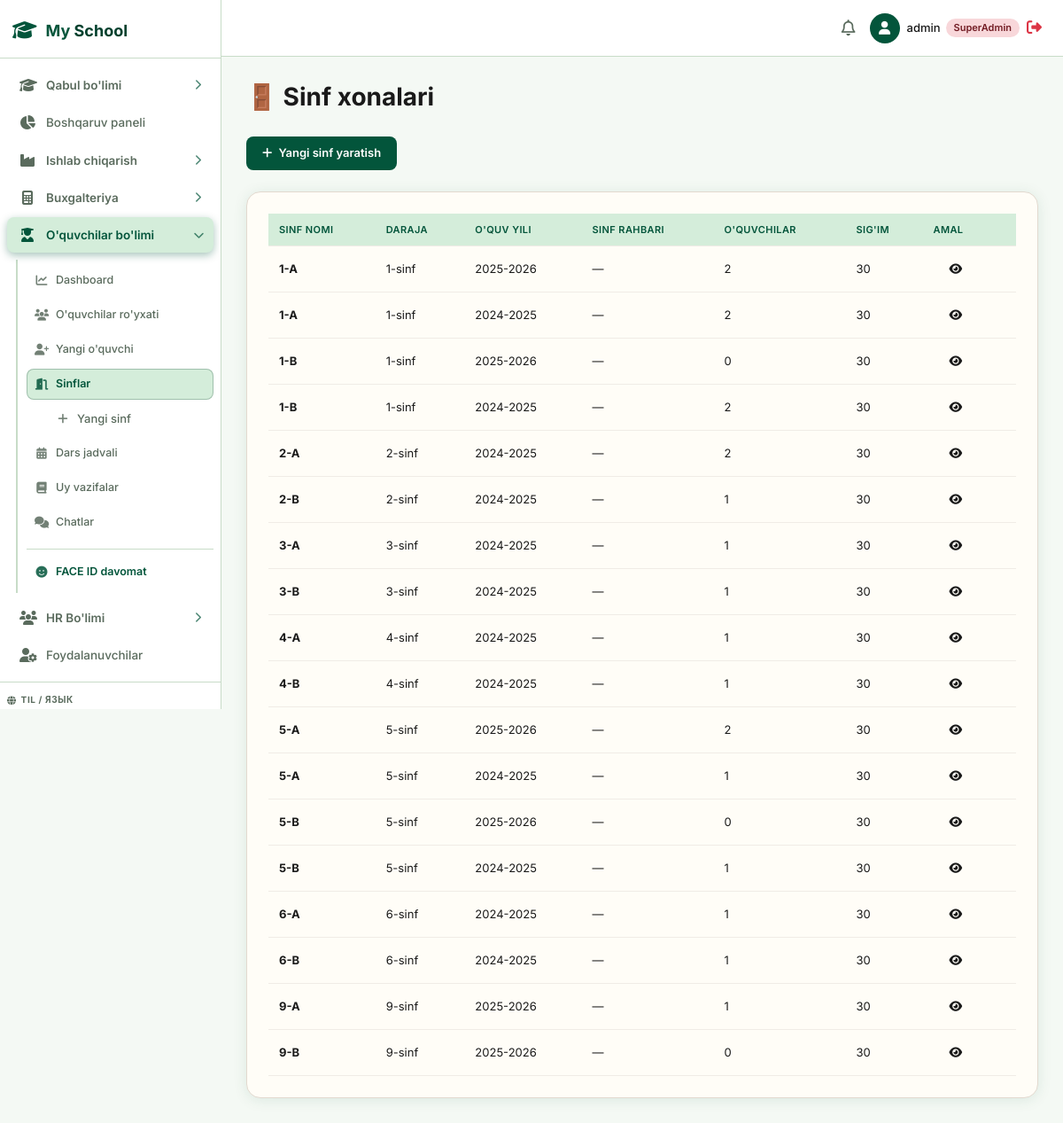
Page /students/classrooms/ (signed in) on the committed database.
### students/models.py (models this page shows, shortened)
class Classroom(models.Model):
    name = models.CharField(max_length=100)  # e.g. "5-A"
    grade = models.ForeignKey(Grade, on_delete=models.PROTECT, related_name='classrooms')
    academic_year = models.ForeignKey(AcademicYear, on_delete=models.PROTECT, related_name='classrooms')
    homeroom_teacher = models.ForeignKey(User, null=True, blank=True, on_delete=models.SET_NULL, related_name='homeroom_classes')
    capacity = models.IntegerField(default=30)
    class Meta:
        ordering = ['grade__sort_order', 'name']
        unique_together = ['name', 'academic_year']

### enrollment/models.py (models this page shows, shortened)
class Grade(models.Model):
    name = models.CharField(max_length=50, unique=True)
    sort_order = models.IntegerField(default=0)
    class Meta:
        ordering = ['sort_order']

class AcademicYear(models.Model):
    name = models.CharField(max_length=50, unique=True)
    start_date = models.DateField()
    end_date = models.DateField()
    is_current = models.BooleanField(default=False)

### students/views.py (the view)
# urls.py: path('classrooms/', views.classroom_list, name='students_classroom_list'),
@login_required
@students_required
def classroom_list(request):
    year_id = request.GET.get('year')
    classrooms = Classroom.objects.select_related('grade', 'academic_year', 'homeroom_teacher').all()
    if year_id:
        classrooms = classrooms.filter(academic_year_id=year_id)
    academic_years = AcademicYear.objects.all()
    context = {
        'classrooms': classrooms,
        'academic_years': academic_years,
        'page_title': 'Sinf xonalari',
    }
    return render(request, 'students/classroom_list.html', context)

### students/views.py (called while the page is built)
def _is_students_staff(user):
    if user.is_superuser:
        return True
    return user.groups.filter(name__in=['students_agent', 'students_manager', 'enrollment_agent', 'enrollment_manager']).exists()

### templates/students/classroom_list.html
{% extends 'base.html' %}
{% block content %}
<h1 style="font-size:28px;margin-bottom:24px;">🚪 Sinf xonalari</h1>
<div style="margin-bottom:24px;">
  <a href="{% url 'students_classroom_create' %}" class="btn btn-primary"><i class="fa-solid fa-plus"></i> Yangi sinf yaratish</a>
</div>
<div class="card" style="background:#fffdf7;border:1px solid #e2d9cf;border-radius:16px;padding:24px;">
  <table class="data-table" style="width:100%;">
    <thead>
      <tr>
        <th>Sinf nomi</th>
        <th>Daraja</th>
        <th>O'quv yili</th>
        <th>Sinf rahbari</th>
        <th>O'quvchilar</th>
        <th>Sig'im</th>
        <th>Amal</th>
      </tr>
    </thead>
    <tbody>
      {% for classroom in classrooms %}
      <tr>
        <td><a href="{% url 'students_classroom_detail' classroom.pk %}"><strong>{{ classroom.name }}</strong></a></td>
        <td>{{ classroom.grade.name }}</td>
        <td>{{ classroom.academic_year.name }}</td>
        <td>{{ classroom.homeroom_teacher|default:"—" }}</td>
        <td>{{ classroom.students.count }}</td>
        <td>{{ classroom.capacity }}</td>
        <td>
          <a href="{% url 'students_classroom_detail' classroom.pk %}" class="btn btn-sm"><i class="fa-solid fa-eye"></i></a>
        </td>
      </tr>
      {% empty %}
      <tr><td colspan="7" style="text-align:center;color:#888;">Sinf xonalari yo'q.</td></tr>
      {% endfor %}
    </tbody>
  </table>
</div>
{% endblock %}

### templates/base.html (shortened to what this page needs)
{% load static %}
<!DOCTYPE html>
<html lang="uz">
<head>
    <link rel="stylesheet" href="https://cdnjs.cloudflare.com/ajax/libs/font-awesome/6.4.0/css/all.min.css">
    <link rel="stylesheet" href="{% static 'css/style.css' %}?v=5">
</head>
<body>
    <div class="app-container">
        <aside class="sidebar" id="appSidebar">
            <div class="sidebar-header">
                <div class="logo-icon"><i class="fa-solid fa-graduation-cap"></i></div>
                <h2>My <span class="highlight">School</span></h2>
            </div>
            <ul class="nav-links">
                {% if is_superadmin or is_enrollment or is_callcentre %}
                <li class="nav-group">
                    <div class="nav-group__head {% if '/enrollment/' in request.path %}active{% endif %}" onclick="toggleSubMenu(this)">
                        <span style="display:flex;align-items:center;gap:12px;">
                            <i class="fa-solid fa-graduation-cap icon-left"></i>
                            <span>Qabul bo'limi</span>
                        </span>
                        <i class="fa-solid fa-chevron-right arrow"></i>
                    </div>
                </li>
                {% endif %}
                {% if is_superadmin %}
                <li>
                    <a href="/" class="{% if request.path == '/' %}active{% endif %}">
                        <i class="fa-solid fa-chart-pie"></i>
                        <span>Boshqaruv paneli</span>
                    </a>
                </li>
                <li class="nav-group">
                    <div class="nav-group__head {% if '/production/' in request.path %}active{% endif %}" onclick="toggleSubMenu(this)">
                        <span style="display:flex;align-items:center;gap:12px;">
                            <i class="fa-solid fa-industry icon-left"></i>
                            <span>Ishlab chiqarish</span>
                        </span>
                        <i class="fa-solid fa-chevron-right arrow"></i>
                    </div>
                </li>
                <li class="nav-group">
                    <div class="nav-group__head {% if '/accounting/' in request.path %}active{% endif %}" onclick="toggleSubMenu(this)">
                        <span style="display:flex;align-items:center;gap:12px;">
                            <i class="fa-solid fa-calculator icon-left"></i>
                            <span>Buxgalteriya</span>
                        </span>
                        <i class="fa-solid fa-chevron-right arrow"></i>
                    </div>
                </li>
                <li class="nav-group">
                    <div class="nav-group__head {% if '/students/' in request.path %}active{% endif %}" onclick="toggleSubMenu(this)">
                        <span style="display:flex;align-items:center;gap:12px;">
                            <i class="fa-solid fa-user-graduate icon-left"></i>
                            <span>O'quvchilar bo'limi</span>
                        </span>
                        <i class="fa-solid fa-chevron-right arrow"></i>
                    </div>
                    <ul class="nav-sub {% if '/students/' in request.path %}open{% endif %}">
                        <li><a href="/students/" class="{% if request.path == '/students/' %}active{% endif %}"><i class="fa-solid fa-chart-line"></i><span>Dashboard</span></a></li>
                        <li><a href="/students/list/" class="{% if '/students/list' in request.path %}active{% endif %}"><i class="fa-solid fa-users"></i><span>O'quvchilar ro'yxati</span></a></li>
                        <li><a href="/students/new/" class="{% if '/students/create' in request.path %}active{% endif %}"><i class="fa-solid fa-user-plus"></i><span>Yangi o'quvchi</span></a></li>
                        <li><a href="/students/classrooms/" class="{% if '/students/classrooms' in request.path %}active{% endif %}"><i class="fa-solid fa-door-open"></i><span>Sinflar</span></a></li>
                        <li><a href="/students/classrooms/new/" class="" style="padding-left:32px;font-size:13px;"><i class="fa-solid fa-plus"></i><span>Yangi sinf</span></a></li>
                        <li><a href="/students/schedule/" class="{% if '/students/schedule' in request.path %}active{% endif %}"><i class="fa-solid fa-calendar-days"></i><span>Dars jadvali</span></a></li>
                        <li><a href="/students/homework/" class="{% if '/students/homework/list' in request.path %}active{% endif %}"><i class="fa-solid fa-book"></i><span>Uy vazifalar</span></a></li>
                        <li><a href="/students/chat/" class="{% if '/students/chat/list' in request.path %}active{% endif %}"><i class="fa-solid fa-comments"></i><span>Chatlar</span></a></li>
                        <li style="margin-top:8px;padding-top:8px;border-top:1px solid var(--border);">
                            <a href="/faceid/students/" class="{% if '/faceid/students' in request.path %}active{% endif %}" style="color:var(--primary);font-weight:600;">
                                <i class="fa-solid fa-face-smile" style="color:var(--primary);"></i><span>FACE ID davomat</span>
                            </a>
                        </li>
                    </ul>
                </li>
                <li class="nav-group">
                    <div class="nav-group__head {% if '/hr/' in request.path %}active{% endif %}" onclick="toggleSubMenu(this)">
                        <span style="display:flex;align-items:center;gap:12px;">
                            <i class="fa-solid fa-users icon-left"></i>
                            <span>HR Bo'limi</span>
                        </span>
                        <i class="fa-solid fa-chevron-right arrow"></i>
                    </div>
                </li>
                <li>
                    <a href="/admin-users/" class="{% if '/admin-users/' in request.path %}active{% endif %}">
                        <i class="fa-solid fa-user-gear"></i>
                        <span>Foydalanuvchilar</span>
                    </a>
                </li>
                {% endif %}
            </ul>
            <div class="sidebar-footer">
                <div class="lang-label"><i class="fa-solid fa-globe"></i> <span>Til / Язык</span></div>
            </div>
        </aside>
        <main class="main-content">
            <header class="topbar">
                <div class="topbar-actions">
                    <button class="icon-btn"><i class="fa-regular fa-bell"></i></button>
                    <div class="user-profile">
                        <div class="avatar"><i class="fa-solid fa-user"></i></div>
                        <span class="user-name">
                            {{ request.user.username }}
                            {% if is_superadmin %}<span class="badge badge-danger" style="font-size:11px;">SuperAdmin</span>
                            {% elif user_branch %}<span class="badge badge-info" style="font-size:11px;">{{ user_branch.name }}</span>
                            {% elif request.user.groups.all.0 %}<span class="badge badge-warning" style="font-size:11px;">{{ request.user.groups.all.0.name }}</span>
                            {% endif %}
                        </span>
                        <a href="/logout/" style="color:#dc3545;font-size:17px;" title="Chiqish">
                            <i class="fa-solid fa-right-from-bracket"></i>
                        </a>
                    </div>
                </div>
            </header>
            <div class="content-wrapper">
                {% block content %}{% endblock %}
            </div>
        </main>
    </div>
</body>
</html>

### templates/base.html (style rules this page uses)
body { top: 0 !important; }

### rows in the picture
Classroom: name "1-A", grade.name "1-sinf", academic_year.name "2025-2026", homeroom_teacher "—", students.count "2", capacity "30"
Classroom: name "1-A", grade.name "1-sinf", academic_year.name "2024-2025", homeroom_teacher "—", students.count "2", capacity "30"
Classroom: name "1-B", grade.name "1-sinf", academic_year.name "2025-2026", homeroom_teacher "—", students.count "0", capacity "30"
Classroom: name "1-B", grade.name "1-sinf", academic_year.name "2024-2025", homeroom_teacher "—", students.count "2", capacity "30"
Classroom: name "2-A", grade.name "2-sinf", academic_year.name "2024-2025", homeroom_teacher "—", students.count "2", capacity "30"
Classroom: name "2-B", grade.name "2-sinf", academic_year.name "2024-2025", homeroom_teacher "—", students.count "1", capacity "30"
Classroom: name "3-A", grade.name "3-sinf", academic_year.name "2024-2025", homeroom_teacher "—", students.count "1", capacity "30"
Classroom: name "3-B", grade.name "3-sinf", academic_year.name "2024-2025", homeroom_teacher "—", students.count "1", capacity "30"
Classroom: name "4-A", grade.name "4-sinf", academic_year.name "2024-2025", homeroom_teacher "—", students.count "1", capacity "30"
Classroom: name "4-B", grade.name "4-sinf", academic_year.name "2024-2025", homeroom_teacher "—", students.count "1", capacity "30"
Classroom: name "5-A", grade.name "5-sinf", academic_year.name "2025-2026", homeroom_teacher "—", students.count "2", capacity "30"
Classroom: name "5-A", grade.name "5-sinf", academic_year.name "2024-2025", homeroom_teacher "—", students.count "1", capacity "30"
Classroom: name "5-B", grade.name "5-sinf", academic_year.name "2025-2026", homeroom_teacher "—", students.count "0", capacity "30"
Classroom: name "5-B", grade.name "5-sinf", academic_year.name "2024-2025", homeroom_teacher "—", students.count "1", capacity "30"
Classroom: name "6-A", grade.name "6-sinf", academic_year.name "2024-2025", homeroom_teacher "—", students.count "1", capacity "30"
Classroom: name "6-B", grade.name "6-sinf", academic_year.name "2024-2025", homeroom_teacher "—", students.count "1", capacity "30"
Classroom: name "9-A", grade.name "9-sinf", academic_year.name "2025-2026", homeroom_teacher "—", students.count "1", capacity "30"
Classroom: name "9-B", grade.name "9-sinf", academic_year.name "2025-2026", homeroom_teacher "—", students.count "0", capacity "30"

### other values in the picture
{{ request.user.username }} "admin"
